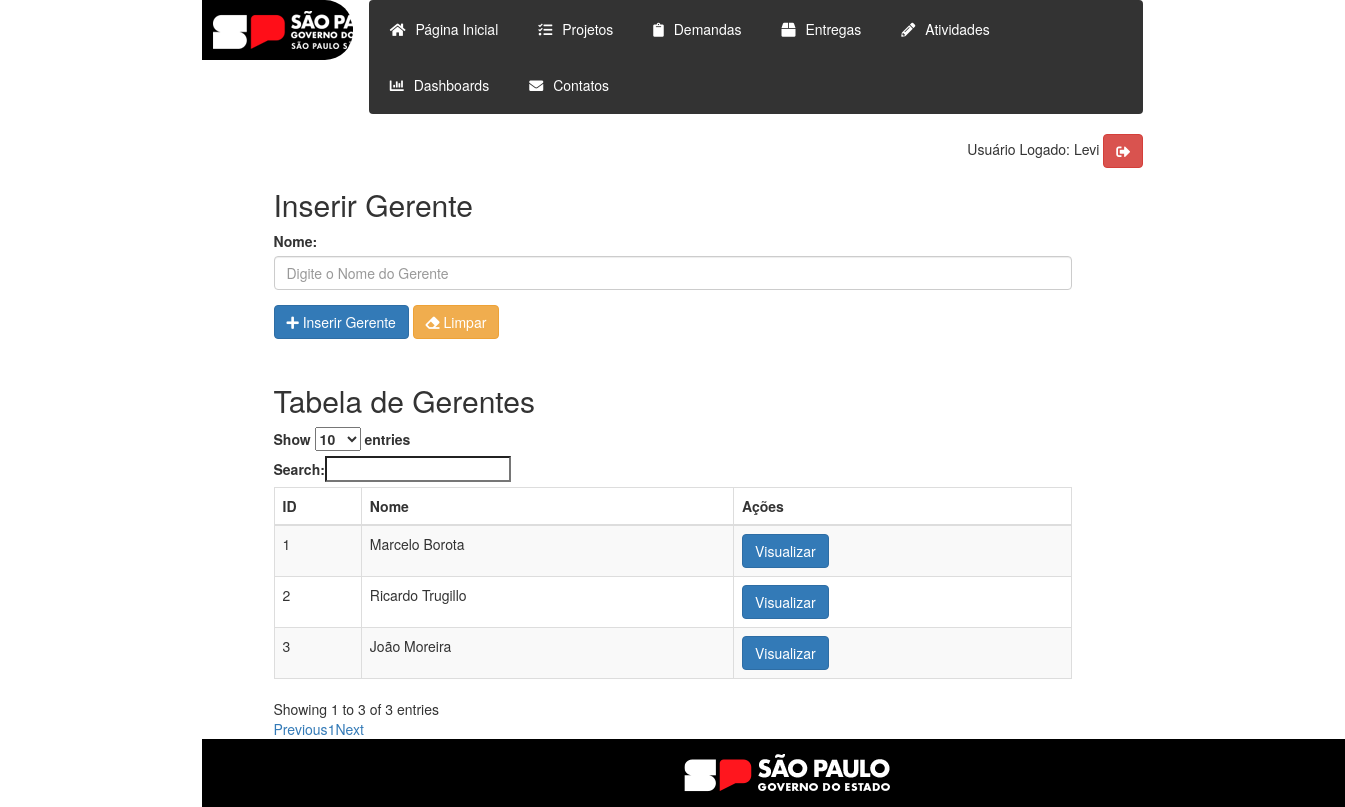
/gerente/inserir_gerente.php (signed in), run on the app's committed database.
### tables this page shows
CREATE TABLE `gerente_projeto` (
  `ID` int(11) NOT NULL,
  `Nome` varchar(50) DEFAULT NULL
);

### gerente/inserir_gerente.php (the view, shortened to what this page needs)
<?php
function conectarBanco()
{
    $servername = "172.17.0.55";
    $username = "usu_gestao";
    $password = "gst_db_user26g1";
    $dbname = "gestao";
    $conn = new mysqli($servername, $username, $password, $dbname);
    mysqli_set_charset($conn, "utf8");
    return $conn;
}
function buscarDadosGerente($conn, $table, $field)
{
    $sql = "SELECT ID, Nome FROM $table";
    $result = $conn->query($sql);
    if ($result->num_rows > 0) {
        while ($row = $result->fetch_assoc()) {
            echo '<tr>';
            echo '<td>' . $row['ID'] . '</td>';
            echo '<td>' . $row['Nome'] . '</td>';
            echo '<td><button class="btn btn-primary btn-visualizar" data-id="' . $row['ID'] . '">Visualizar</button></td>';
            echo '</tr>';
        }
    } else {
        echo '<tr><td colspan="3">Nenhum registro encontrado</td></tr>';
    }
}
?>
<!DOCTYPE html>
<html>
<head>
    <link rel="stylesheet" href="https://maxcdn.bootstrapcdn.com/bootstrap/3.3.7/css/bootstrap.min.css">
    <link rel="stylesheet" href="https://cdnjs.cloudflare.com/ajax/libs/font-awesome/5.15.3/css/all.min.css">
    <link rel="stylesheet" type="text/css" href="../stylesheet.css" media="screen" />
</head>
<body onload="redirecionarParaLogin()">
    <header>
        <div class="main mx-auto tabela-projetos">
            <div class="row">
                <div class="col-md-2">
                    <div class="logo-container">
                        <img src="../imagem/logo-governo-do-estado-sp.png">
                    </div>
                </div>
                <div class="col-md-10">
                    <nav class="navbar">
                        <ul class="nav navbar-nav">
                            <li><a href="../index.php"><i class="fas fa-home"></i>Página Inicial</a></li>
                            <li>
                                <a href="#">
                                    <i class="fas fa-tasks"></i>Projetos
                                </a>
                            </li>
                            <li>
                                <a href="#">
                                    <i class="fas fa-clipboard"></i>Demandas
                                </a>
                            </li>
                            <li>
                                <a href="#">
                                    <i class="fas fa-box"></i>Entregas
                                </a>
                            </li>
                            <li>
                                <a href="#">
                                    <i class="fas fa-pencil-alt"></i>Atividades
                                </a>
                            </li>
                            <li>
                                <a href="#">
                                    <i class="fas fa-chart-bar"></i>Dashboards
                                </a>
                            </li>
                            <li>
                                <a href="#">
                                    <i class="fas fa-envelope"></i>Contatos
                                </a>
                            </li>
                        </ul>
                    </nav>
                    <div align="right">
                        Usuário Logado:
                        <?php echo $_SESSION['usuario']; ?>
                        <a href="../logout.php" class="btn btn-danger">
                            <i class="fas fa-sign-out-alt"></i></a>
                    </div>
                </div>
            </div>
        </div>
    </header>
    <div class="container">
        <div class="main tabela-projetos">
            <h2>Inserir Gerente</h2>
            <form action="../gerente/inserir_gerente.php" method="POST">
                <div class="form-group">
                    <label for="Nome">Nome:</label>
                    <input type="text" class="form-control" placeholder="Digite o Nome do Gerente" id="Nome" name="Nome"
                        onkeypress="return ApenasLetras(event,this);" required>
                </div>
                <button type="submit" name="submit_inserir" class="btn btn-primary">
                    <i class="fas fa-plus"></i> Inserir Gerente
                </button>
                <button type="button" class="btn btn-warning" id="btn-limpar">
                    <i class="fas fa-eraser"></i> Limpar
                </button>
                <p>
            </form>
            <h2>Tabela de Gerentes</h2>
            <table id="tabela-gerentes" class="table table-striped table-bordered" cellspacing="0" width="100%">
                <thead>
                    <tr>
                        <th>ID</th>
                        <th>Nome</th>
                        <th>Ações</th>
                    </tr>
                </thead>
                <tbody>
                    <?php
                    buscarDadosGerente(conectarBanco(), "gerente_projeto", "Nome");
                    ?>
                </tbody>
            </table>
        </div>
    </div>
    <footer>
        <div class="container main">
            <img src="..\imagem\rodape_preto.png" alt="Rodapé" />
        </div>
    </footer>
</body>
</html>

### stylesheet.css (style rules this page uses)
.logo-container { background-color: #000; padding: 11px; border-radius: 0 28px 28px 0; width: 115%; margin-right: 10px; }
.logo-container img { max-width: 210px; }
.navbar { background-color: #333; color: #fff; margin-left: 5px; }
.navbar ul.navbar-nav li { padding: 3px 5px; }
.navbar ul.navbar-nav li a { color: #fff; }
.navbar i { margin-right: 10px; }
footer { width: 70%; text-align: center; background-color: #000; margin: 0 auto; }
.submenu li a { color: #fff; text-decoration: none; display: block; }
.tabela-projetos { max-width: 70%; }
.main { width: 100%; margin: 0 auto; }
p { padding-bottom: 25px; }

### data on the page
gerente_projeto: ID "1", Nome "Marcelo Borota"
gerente_projeto: ID "2", Nome "Ricardo Trugillo"
gerente_projeto: ID "3", Nome "João Moreira"

### other printed values
$_SESSION['usuario'] "Levi"
